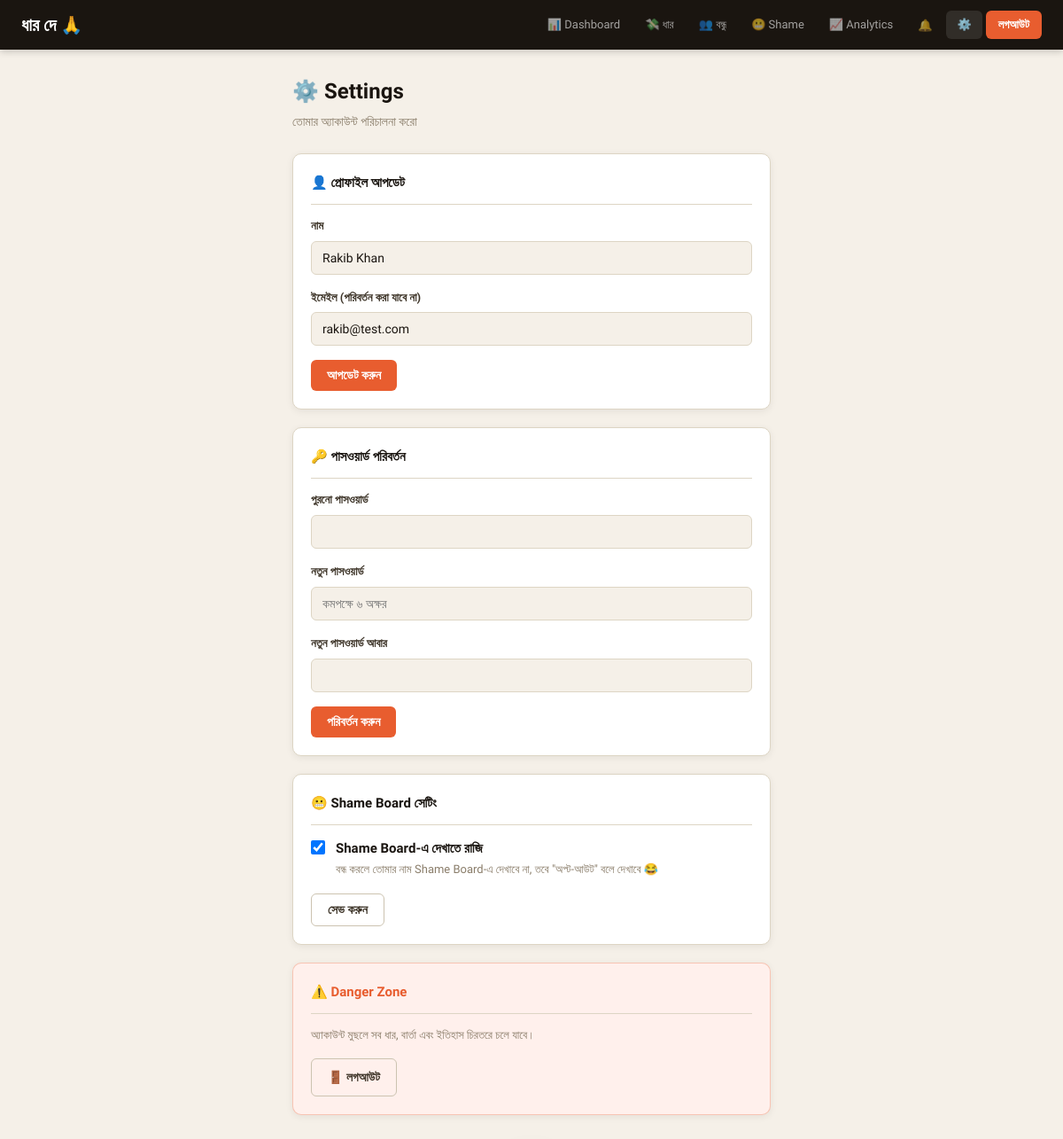
The page /settings.php (signed in) on the database its author committed.
### tables this page shows
CREATE TABLE users (
  id          INT AUTO_INCREMENT PRIMARY KEY,
  name        VARCHAR(100) NOT NULL,
  email       VARCHAR(255) UNIQUE NOT NULL,
  password    VARCHAR(255) NOT NULL,
  photo       VARCHAR(500) DEFAULT NULL,
  debt_score  INT DEFAULT 50,
  shame_opt   TINYINT(1) DEFAULT 1,
  created_at  DATETIME DEFAULT CURRENT_TIMESTAMP
);

### settings.php (called while the page is built, shortened)
<?php
require 'includes/db.php';
$uid     = $_SESSION['user_id'];
$stmt = $pdo->prepare('SELECT * FROM users WHERE id=?');
$stmt->execute([$uid]);
$userData = $stmt->fetch();
require 'views/settings.html.php';

### settings.html.php (the view, shortened to what this page needs)
<!DOCTYPE html>
<html lang="bn">
<head>
    <link rel="stylesheet" href="/dhaar-de/css/style.css">
    <link rel="stylesheet" href="/dhaar-de/css/dashboard.css">
</head>
<body>
<?php include 'includes/navbar.php'; ?>
<div class="page-wrap" style="max-width:580px">
    <div class="page-header">
        <h1>⚙️ Settings</h1>
        <p>তোমার অ্যাকাউন্ট পরিচালনা করো</p>
    </div>
    <div class="card" style="margin-bottom:20px">
        <div class="card-header"><h3>👤 প্রোফাইল আপডেট</h3></div>
        <form method="POST">
            <div class="form-group">
                <label class="form-label">নাম</label>
                <input class="form-input" type="text" name="name"
                    value="<?= htmlspecialchars($userData['name']) ?>" required>
            </div>
            <div class="form-group">
                <label class="form-label">ইমেইল (পরিবর্তন করা যাবে না)</label>
                <input class="form-input" type="email" value="<?= htmlspecialchars($userData['email']) ?>" disabled>
            </div>
            <button class="btn btn-primary" type="submit">আপডেট করুন</button>
        </form>
    </div>
    <div class="card" style="margin-bottom:20px">
        <div class="card-header"><h3>🔑 পাসওয়ার্ড পরিবর্তন</h3></div>
        <form method="POST">
            <div class="form-group">
                <label class="form-label">পুরনো পাসওয়ার্ড</label>
                <input class="form-input" type="password" name="old_password" required>
            </div>
            <div class="form-group">
                <label class="form-label">নতুন পাসওয়ার্ড</label>
                <input class="form-input" type="password" name="new_password" required placeholder="কমপক্ষে ৬ অক্ষর">
            </div>
            <div class="form-group">
                <label class="form-label">নতুন পাসওয়ার্ড আবার</label>
                <input class="form-input" type="password" name="new_password2" required>
            </div>
            <button class="btn btn-primary" type="submit">পরিবর্তন করুন</button>
        </form>
    </div>
    <div class="card" style="margin-bottom:20px">
        <div class="card-header"><h3>😬 Shame Board সেটিং</h3></div>
        <form method="POST">
            <label style="display:flex;align-items:flex-start;gap:12px;cursor:pointer">
                <input type="checkbox" name="shame_opt" style="margin-top:3px;width:16px;height:16px"
                    <?= $userData['shame_opt'] ? 'checked' : '' ?>>
                <div>
                    <div style="font-weight:700">Shame Board-এ দেখাতে রাজি</div>
                    <div style="font-size:13px;color:var(--muted);margin-top:2px">
                        বন্ধ করলে তোমার নাম Shame Board-এ দেখাবে না, তবে "অপ্ট-আউট" বলে দেখাবে 😂
                    </div>
                </div>
            </label>
            <button class="btn btn-outline" style="margin-top:16px" type="submit">সেভ করুন</button>
        </form>
    </div>
    <div class="card" style="border-color:rgba(232,93,47,.3);background:var(--red-soft)">
        <div class="card-header"><h3 style="color:var(--accent)">⚠️ Danger Zone</h3></div>
        <p style="font-size:13px;color:var(--muted);margin-bottom:16px">
            অ্যাকাউন্ট মুছলে সব ধার, বার্তা এবং ইতিহাস চিরতরে চলে যাবে।
        </p>
        <a href="/dhaar-de/logout.php" class="btn btn-outline">🚪 লগআউট</a>
    </div>
</div>
</body>
</html>

### style.css (style rules this page uses)
:root { --bg: #f5f0e8; --surface: #fffdf7; --surface2: #ede8dd; --border: #ddd5c4; --border2: #ccc3b0; --accent: #e85d2f; --accent-h: #c9451e; --green: #2eb87a; --green-h: #22a066; --amber: #f5a623; --text: #1a1510; --text2: #3d3428; --muted: #8a7d6a; --card: #ffffff; --red-soft: #fff0ec; --grn-soft: #edfaf3; --ylw-soft: #fffbec; --shadow: 0 2px 8px rgba(0,0,0,.07); --shadow-md: 0 4px 16px rgba(0,0,0,.1); --shadow-lg: 0 8px 32px rgba(0,0,0,.12); --radius: 10px; --radius-sm: 6px; }
* { margin: 0; padding: 0; box-sizing: border-box; }
html { font-size: 16px; }
body { background: var(--bg); color: var(--text); font-family: 'Hind Siliguri', 'Segoe UI', sans-serif; font-size: 15px; line-height: 1.6; min-height: 100vh; }
a { color: inherit; text-decoration: none; }
.page-wrap { max-width: 1100px; margin: 0 auto; padding: 28px 20px; }
.page-header { margin-bottom: 24px; }
.page-header h1 { font-size: 24px; font-weight: 700; }
.page-header p { color: var(--muted); font-size: 14px; margin-top: 4px; }
.card { background: var(--card); border: 1px solid var(--border); border-radius: var(--radius); padding: 20px; box-shadow: var(--shadow); }
.card-header { display: flex; justify-content: space-between; align-items: center; margin-bottom: 14px; padding-bottom: 12px; border-bottom: 1px solid var(--border); }
.card-header h3 { font-size: 15px; font-weight: 700; }
.btn { display: inline-flex; align-items: center; gap: 6px; padding: 9px 18px; border-radius: var(--radius-sm); font-size: 14px; font-weight: 600; font-family: 'Hind Siliguri', sans-serif; cursor: pointer; border: none; transition: background .15s, border-color .15s, color .15s; text-decoration: none; white-space: nowrap; }
.btn-primary { background: var(--accent); color: #fff; }
.btn-outline { background: transparent; border: 1px solid var(--border2); color: var(--text2); }
.form-group { margin-bottom: 16px; }
.form-label { display: block; font-size: 13px; font-weight: 600; color: var(--text2); margin-bottom: 6px; }
.form-input, .form-select, .form-textarea { width: 100%; padding: 10px 12px; background: var(--bg); border: 1px solid var(--border); border-radius: var(--radius-sm); font-size: 14px; font-family: 'Hind Siliguri', sans-serif; color: var(--text); outline: none; transition: border-color .15s; }

### rows shown on the page
users: name "Rakib Khan", email "rakib@test.com", shame_opt "☑"
